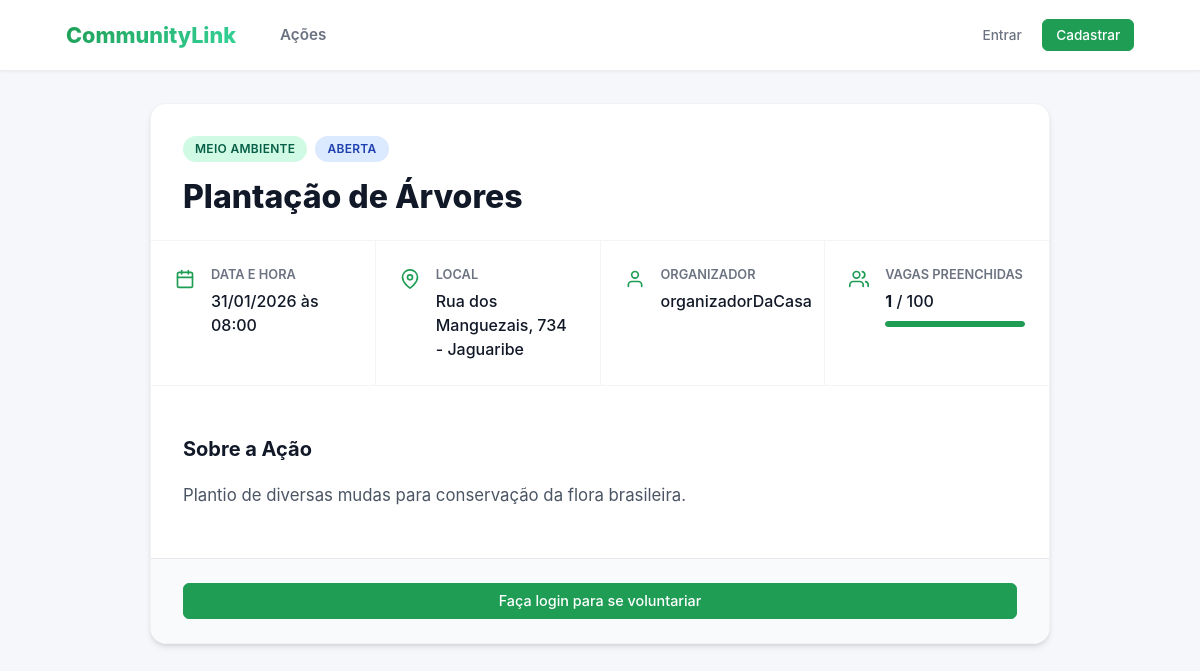
/acoes/24/, run on the app's committed database.
### acoes/models.py (models this page shows, shortened)
class Acao(models.Model):
    titulo = models.CharField(max_length=200)
    descricao = models.TextField()
    data = models.DateTimeField() # Armazena data e hora
    local = models.CharField(max_length=255)
    numero_vagas = models.PositiveIntegerField(
        validators=[validators.MinValueValidator(1)]
    )
    CATEGORIA_CHOICES = [
        ('SAUDE', 'Saúde'),
        ('EDUCACAO', 'Educação'),
        ('MEIO_AMBIENTE', 'Meio Ambiente'),
        ('ANIMAIS', 'Animais'),
        ('OUTRO', 'Outro'),
    ]
    categoria = models.CharField(max_length=50, choices=CATEGORIA_CHOICES, default='OUTRO')
    organizador = models.ForeignKey(
        User,
        on_delete=models.CASCADE,
        related_name='acoes_criadas' # Assim, podemos fazer: user.acoes_criadas.all()
    )
    voluntarios = models.ManyToManyField(
        User,
        through='Inscricao',         # O nome do modelo intermediário
        related_name='acoes_inscritas', # Assim, podemos fazer: user.acoes_inscritas.all()
        blank=True                   # A ação pode começar sem nenhum voluntário
    )
    notas_organizador = models.TextField(blank=True, null=True, help_text="Notas privadas do organizador sobre a execução da ação.")
    @property
    def ja_aconteceu(self):
        return self.data < timezone.now()
    @property
    def vagas_preenchidas(self):
        return self.inscricao_set.filter(status='ACEITO').count()
    @property
    def esta_cheia(self):
        return self.vagas_preenchidas >= self.numero_vagas

### acoes/views.py (the view, shortened to what this page needs)
# urls.py: path('<int:pk>/', views.acao_detail, name='acao_detail'),
def acao_detail(request, pk):
    acao = get_object_or_404(Acao, pk=pk)
    ja_inscrito = False
    inscricao_status = None
    context = {
        'acao': acao,
        'ja_inscrito': ja_inscrito,
        'inscricao_status': inscricao_status,
        'is_owner': acao.organizador == request.user
    }
    return render(request, 'acoes/acao_detail.html', context)

### acoes/context_processors.py (called while the page is built, shortened)
def auth_groups_processor(request):
    is_organizador = False
    is_voluntario = False
    unread_notification_count = 0 # Valor padrão
    return {
        'is_organizador': is_organizador,
        'is_voluntario': is_voluntario,
        'unread_notification_count': unread_notification_count
    }

### acoes/templates/acoes/acao_detail.html (shortened to what this page needs)
{% extends 'acoes/base.html' %}
{% load static %}
{% block extra_css %}
    <link rel="stylesheet" href="{% static 'css/acoes.css' %}">
{% endblock %}
{% block content %}
<div class="detail-container">
    <article class="detail-card">
        <header class="detail-header">
            <div class="detail-badges">
                <span class="badge badge-category">{{ acao.get_categoria_display }}</span>
                {% if acao.ja_aconteceu %}
                    <span class="badge badge-neutral">Concluída</span>
                {% elif acao.esta_cheia %}
                    <span class="badge badge-danger">Lotação Esgotada</span>
                {% else %}
                    <span class="badge badge-info">Aberta</span>
                {% endif %}
            </div>
            <h1 class="detail-title">{{ acao.titulo }}</h1>
        </header>
        <div class="detail-info-grid">
            <div class="info-box">
                <div class="info-icon">
                </div>
                <div class="info-content">
                    <span class="info-label">Data e Hora</span>
                    <span class="info-value">{{ acao.data|date:"d/m/Y \à\s H:i" }}</span>
                </div>
            </div>
            <div class="info-box">
                <div class="info-icon">
                    <svg xmlns="http://www.w3.org/2000/svg" width="20" height="20" viewBox="0 0 24 24" fill="none" stroke="currentColor" stroke-width="2" stroke-linecap="round" stroke-linejoin="round"><path d="M21 10c0 7-9 13-9 13s-9-6-9-13a9 9 0 0 1 18 0z"></path><circle cx="12" cy="10" r="3"></circle></svg>
                </div>
                <div class="info-content">
                    <span class="info-label">Local</span>
                    <span class="info-value">{{ acao.local }}</span>
                </div>
            </div>
            <div class="info-box">
                <div class="info-icon">
                    <svg xmlns="http://www.w3.org/2000/svg" width="20" height="20" viewBox="0 0 24 24" fill="none" stroke="currentColor" stroke-width="2" stroke-linecap="round" stroke-linejoin="round"><path d="M20 21v-2a4 4 0 0 0-4-4H8a4 4 0 0 0-4 4v2"></path><circle cx="12" cy="7" r="4"></circle></svg>
                </div>
                <div class="info-content">
                    <span class="info-label">Organizador</span>
                    <span class="info-value">{{ acao.organizador.username }}</span>
                </div>
            </div>
            <div class="info-box">
                <div class="info-icon">
                </div>
                <div class="info-content">
                    <span class="info-label">Vagas Preenchidas</span>
                    <span class="info-value">
                        <strong>{{ acao.vagas_preenchidas }}</strong> / {{ acao.numero_vagas }}
                    </span>
                    <div class="progress-bar-bg">
                        <div class="progress-bar-fill" style="width: { % widthratio acao.vagas_preenchidas acao.numero_vagas 100 % } %;"></div>
                    </div>
                </div>
            </div>
        </div>
        <div class="detail-description">
            <h2>Sobre a Ação</h2>
            <div class="prose-content">
                {{ acao.descricao|linebreaks }}
            </div>
        </div>
        <footer class="detail-actions">
            {% if user.is_authenticated %}
                {% if is_owner %}
                    <div class="owner-actions">
                        {% if not acao.ja_aconteceu %}
                            <a href="{% url 'acoes:acao_update' acao.pk %}" class="btn btn-muted">Editar</a>
                            <a href="{% url 'acoes:acao_delete' acao.pk %}" class="btn btn-danger-outline">Excluir</a>
                        {% else %}
                            <span class="status-message locked">Ação Concluída (Edição bloqueada)</span>
                        {% endif %}
                        <a href="{% url 'acoes:acao_manage' acao.pk %}" class="btn btn-muted">Gerenciar Inscrições</a>
                    </div>
                {% else %}
                    {% if ja_inscrito %}
                        <div class="volunteer-status">
                            <span class="btn btn-disabled">Status: {{ inscricao_status }}</span>
                            {% if inscricao_status == 'PENDENTE' %}
                                <p class="help-text">Aguardando aprovação do organizador.</p>
                            {% endif %}
                        </div>
                    {% elif acao.esta_cheia %}
                        <button class="btn btn-disabled w-full" disabled>Vagas Esgotadas</button>
                    {% else %}
                        <form action="{% url 'acoes:acao_apply' acao.pk %}" method="POST" class="apply-form">
                            {% csrf_token %}
                            <button type="submit" class="btn btn-primary btn-lg w-full">Quero me Voluntariar!</button>
                        </form>
                    {% endif %}
                {% endif %}
            {% else %}
                <a href="/acoes/signin/?next={{ request.path }}" class="btn btn-primary w-full">Faça login para se voluntariar</a>
            {% endif %}
        </footer>
    </article>
</div>
{% endblock %}

### static/css/style.css (style rules this page uses)
:root { --bg: #f5f7fb; --card: #ffffff; --muted: #6b7280; --accent: #1f9d55; --accent-600: #15803d; --danger: #dc2626; --danger-hover: #b91c1c; --danger-light: #fef2f2; --text-main: #111827; --border-light: rgba(15,23,42,0.08); --max-width: 1100px; --app-font: -apple-system, BlinkMacSystemFont, "Segoe UI", Roboto, "Helvetica Neue", Arial, sans-serif; }
* { box-sizing: border-box; }
html, body { height: 100%; margin: 0; }
body { font-family: var(--app-font); background: var(--bg); color: var(--text-main); line-height: 1.5; -webkit-font-smoothing: antialiased; }
h1,h2,h3,h4,h5,h6, p, a, button, input, textarea, select, label { font-family: inherit; }
a { text-decoration: none; transition: color .2s ease; }
.btn { display: inline-flex; align-items: center; justify-content: center; padding: 0.6rem 1.2rem; border-radius: 6px; font-weight: 600; font-size: 0.95rem; cursor: pointer; border: 1px solid transparent; transition: all 0.2s ease; text-align: center; line-height: 1; }
.w-full { width: 100%; }
.btn-primary { background-color: var(--accent); color: white; }
.badge { display: inline-block; padding: 0.25rem 0.75rem; border-radius: 999px; font-size: 0.75rem; font-weight: 700; text-transform: uppercase; }
.badge-category { background: #ecfdf5; color: var(--accent-600); }
.badge-info { background: #eff6ff; color: #1d4ed8; }

### static/css/acoes.css (style rules this page uses)
:root { --accent: #1f9d55; --accent-600: #15803d; --text-main: #111827; --muted: #6b7280; --danger: #dc2626; --bg-gray: #f3f4f6; --bg-white: #ffffff; }
.btn { display: inline-flex; align-items: center; justify-content: center; padding: 0.5rem 1rem; border-radius: 6px; text-decoration: none; font-weight: 500; font-size: 0.9rem; cursor: pointer; border: 1px solid transparent; transition: all 0.2s ease; line-height: 1.25; }
.btn-primary { background-color: var(--accent); color: white; border-color: var(--accent); }
.badge { display: inline-block; padding: 0.25rem 0.75rem; border-radius: 9999px; font-size: 0.75rem; font-weight: 600; text-transform: uppercase; letter-spacing: 0.025em; white-space: nowrap; }
.badge-category { background-color: #d1fae5; color: #065f46; }
.badge-info { background-color: #dbeafe; color: #1e40af; }
.w-full { width: 100% !important; }
.detail-container { max-width: 900px; margin: 0 auto; padding-bottom: 3rem; }
.detail-card { background-color: #ffffff; border-radius: 16px; box-shadow: 0 4px 6px -1px rgba(0, 0, 0, 0.1), 0 2px 4px -1px rgba(0, 0, 0, 0.06); overflow: hidden; border: 1px solid rgba(0,0,0,0.05); }
.detail-header { padding: 2rem 2rem 1.5rem 2rem; border-bottom: 1px solid #f3f4f6; }
.detail-badges { display: flex; gap: 0.5rem; margin-bottom: 1rem; }
.detail-title { font-size: 2rem; font-weight: 800; color: var(--text-main); line-height: 1.2; margin: 0; }
.detail-info-grid { display: grid; grid-template-columns: repeat(auto-fit, minmax(200px, 1fr)); gap: 1px; background-color: #f3f4f6; border-bottom: 1px solid #f3f4f6; }
.info-box { background-color: #ffffff; padding: 1.5rem; display: flex; align-items: flex-start; gap: 1rem; }
.info-icon { color: var(--accent); padding-top: 0.2rem; }
.info-content { display: flex; flex-direction: column; width: 100%; }
.info-label { font-size: 0.8rem; text-transform: uppercase; color: var(--muted); font-weight: 600; margin-bottom: 0.25rem; }
.info-value { font-size: 1rem; font-weight: 500; color: var(--text-main); }
.progress-bar-bg { height: 6px; background-color: #e5e7eb; border-radius: 3px; margin-top: 0.5rem; overflow: hidden; }
.progress-bar-fill { height: 100%; background-color: var(--accent); border-radius: 3px; }
.detail-description { padding: 2rem; }
.detail-description h2 { font-size: 1.25rem; font-weight: 700; margin-bottom: 1rem; color: var(--text-main); }
.prose-content { font-size: 1.05rem; line-height: 1.7; color: #4b5563; }
.prose-content p { margin-bottom: 1rem; }
.detail-actions { padding: 1.5rem 2rem; background-color: #f9fafb; border-top: 1px solid #e5e7eb; }

### data on the page
Acao: categoria "MEIO AMBIENTE", titulo "Plantação de Árvores", data "31/01/2026 às 08:00", local "Rua dos Manguezais, 734 - Jaguaribe", organizador.username "organizadorDaCasa", vagas_preenchidas "1", numero_vagas "100", descricao "Plantio de diversas mudas para conservação da flora brasileira."
